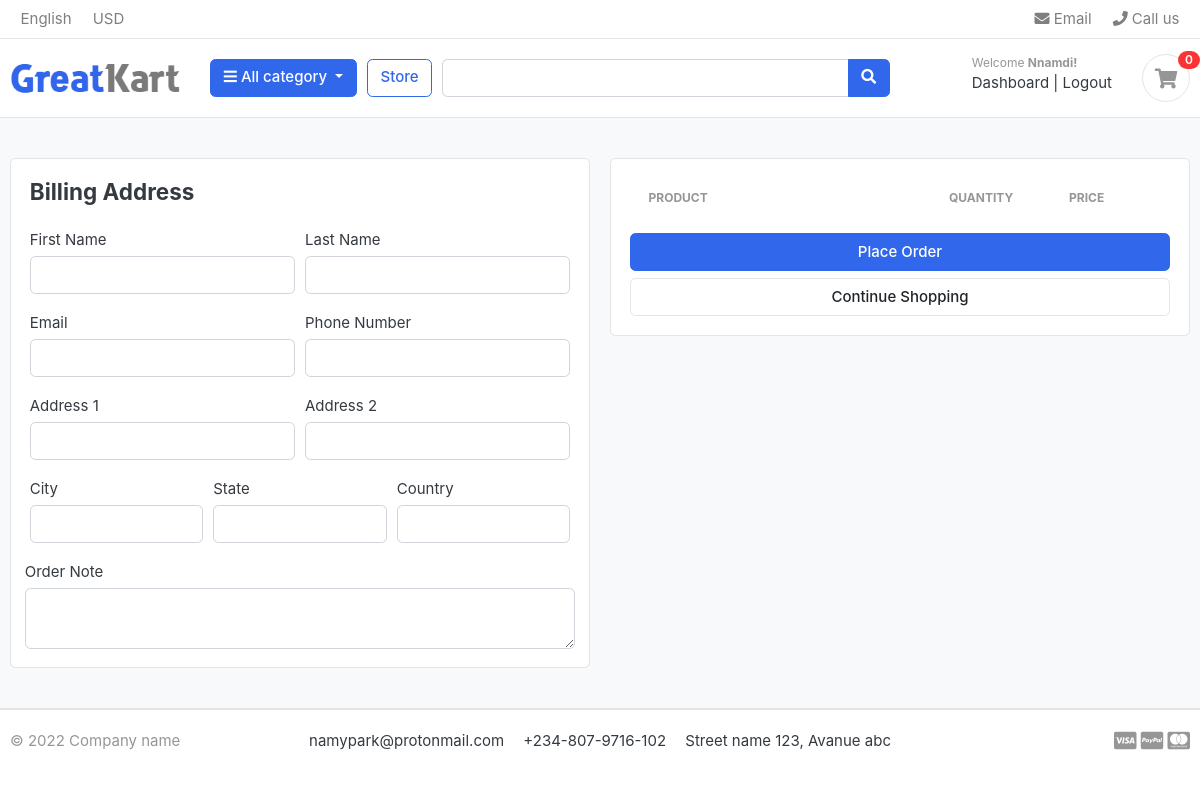
The page /carts/checkout/ (signed in) on the database as committed earlier.
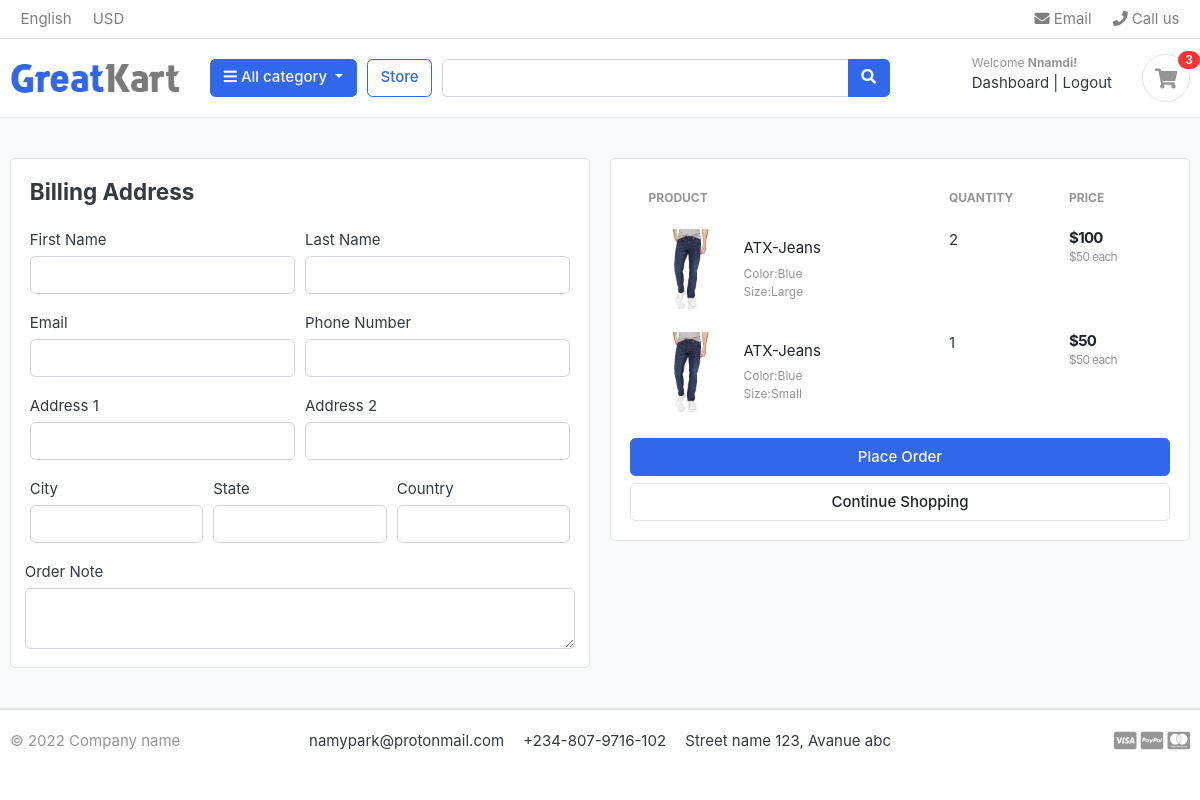
The same page on the database as committed later.
### carts/models.py (models this page shows, shortened)
class CartItem(models.Model):
    user = models.ForeignKey(Account, on_delete=models.CASCADE, null=True)
    product = models.ForeignKey(Product, on_delete=models.CASCADE)
    variations = models.ManyToManyField(Variation, blank=True)
    cart = models.ForeignKey(Cart, on_delete=models.CASCADE)
    quantity = models.IntegerField()
    is_active = models.BooleanField(default=True)
    def sub_total(self):
        return self.product.price * self.quantity

### store/models.py (models this page shows, shortened)
class Product(models.Model):
    product_name = models.CharField(max_length=200, unique=True)
    description = models.TextField(max_length=200, null=True)
    slug = models.SlugField(max_length=200, unique=True)
    price = models.IntegerField()
    images = models.ImageField(upload_to="photos/products")
    stock = models.IntegerField()
    is_available = models.BooleanField(default=True)
    category = models.ForeignKey(Category, on_delete=models.CASCADE, null=True)
    created_date = models.DateTimeField(auto_now_add=True)
    modified_date = models.DateTimeField(auto_now=True)
    def get_absolute_url(self):
        return reverse(
            "product_detail",
            kwargs={"product_slug": self.slug, "category_slug": self.category.slug},
        )

class Variation(models.Model):
    product = models.ForeignKey(Product, on_delete=models.CASCADE)
    variation_category = models.CharField(max_length=100, choices=choices)
    variation_value = models.CharField(max_length=100)
    is_active = models.BooleanField(default=True)
    created_date = models.DateField(auto_now=True)
    objects = VariationManager()

### carts/views.py (the view)
# urls.py: path("checkout/", views.checkout, name="checkout"),
@login_required(login_url="login")
def checkout(request, total_price=0, quantity=0, cart_items=None):
    try:
        if request.user.is_authenticated:
            cart_items = CartItem.objects.filter(is_active=True, user=request.user)
        else:
            cart = Cart.objects.get(cart_id=_cart_id(request))
            cart_items = CartItem.objects.filter(cart=cart, is_active=True)
        for cart_item in cart_items:
            total_price += round(cart_item.product.price * cart_item.quantity, 2)
            quantity += cart_item.quantity
        tax = round((total_price * 2) / 100, 2)
        total = round(tax + total_price, 2)
    except CartItem.DoesNotExist:
        pass
    context = {
        "total_price": total_price,
        "total": total,
        "tax": tax,
        "quantity": quantity,
        "cart_items": cart_items,
    }
    return render(request, "carts/checkout.html", context)

### carts/context_processors.py (called while the page is built)
def cart_quantity(request):
    quantity = 0
    if "admin" in request.path:
        return {}
    else:
        try:
            cart = Cart.objects.filter(cart_id=_cart_id(request))
            if request.user.is_authenticated:
                cart_items = CartItem.objects.all().filter(user=request.user)
            else:
                cart_items = CartItem.objects.all().filter(cart=cart[:1])
            for item in cart_items:
                quantity += item.quantity
        except Cart.DoesNotExist:
            quantity = 0
    return {"quantity": quantity}

### carts/views.py (called while the page is built)
def _cart_id(request):
    cart = request.session.session_key
    if not cart:
        cart = request.session.create()
    return cart

### category/context_processors.py (called while the page is built)
def menu_links(request):
    links = Category.objects.all()
    return dict(links=links)

### category/models.py (called while the page is built)
    def get_absolute_url(self):
        return reverse("products_by_category", kwargs={"category_slug": self.slug})

### carts/templates/carts/checkout.html (shortened to what the changed rows need)
{% extends "ecommerce/base.html" %} {% load static %}{% block content %}
<section class="section-content padding-y bg">
  <div class="container">
    <div class="row">
      <aside class="col-lg-6">
        <div class="card">
          <div class="card-body">
            <table class="table table-borderless table-shopping-cart">
                <thead class="text-muted">
                  <tr class="small text-uppercase">
                    <th scope="col">Product</th>
                    <th scope="col" width="120">Quantity</th>
                    <th scope="col" width="120">Price</th>
                  </tr>
                </thead>
                <tbody>
                  {% for item in cart_items %}
                  <tr>
                    <td>
                      <figure class="itemside align-items-center">
                        <div class="aside">
                          <img src="{{ item.product.images.url }}" class="img-sm" />
                        </div>
                        <figcaption class="info">
                          <a
                            href="{{ item.product.get_absolute_url }}"
                            class="title text-dark"
                            >{{ item.product.product_name}}</a
                          >
                          <p class="text-muted small">
                            {% if item.variations.all %}
                              {% for i in item.variations.all %}
                                {{i.variation_category | capfirst }}:{{i.variation_value | capfirst }} <br>
                              {% endfor %}
                            {% endif %}
                          </p>
                        </figcaption>
                      </figure>
                    </td>
                    <td>
                     <label for="">{{item.quantity}}</label>
                    </td>
                    <td>
                      <div class="price-wrap">
                        <var class="price">${{ item.sub_total }}</var>
                        <small class="text-muted">
                          ${{ item.product.price }} each
                        </small>
                      </div>
                    </td>
                  </tr>
                  {% endfor %}
                </tbody>
              </table>
          </div>
        </div>
      </aside>
    </div>
  </div>
</section>
{% endblock %}

### ecommerce/templates/ecommerce/navbar.html (shortened to what this page needs)
{% load static %}
<header class="section-header">
  <nav class="navbar p-md-0 navbar-expand-sm navbar-light border-bottom">
    <div class="container">
      <div class="collapse navbar-collapse" id="navbarTop4">
        <ul class="navbar-nav mr-auto">
          <li class="nav-item dropdown">
            <a href="#" class="nav-link"> English </a>
          </li>
          <li class="nav-item dropdown">
            <a href="#" class="nav-link"> USD </a>
          </li>
        </ul>
        <ul class="navbar-nav">
          <li>
            <a href="#" class="nav-link">
              <i class="fa fa-envelope"></i> Email
            </a>
          </li>
          <li>
            <a href="#" class="nav-link">
              <i class="fa fa-phone"></i> Call us
            </a>
          </li>
        </ul>
      </div>
    </div>
  </nav>
  <section class="header-main border-bottom">
    <div class="container">
      <div class="row align-items-center">
        <div class="col-lg-2 col-md-3 col-6">
          <a href="{% url 'index' %}" class="brand-wrap">
          <img class="logo" src="{% static './images/logo.png' %}" />
          </a>
        </div>
        <div class="col-lg col-sm col-md col-6 flex-grow-0">
          <div class="category-wrap dropdown d-inline-block float-right">
            <button
              type="button"
              class="btn btn-primary dropdown-toggle"
              data-toggle="dropdown"
            >
              <i class="fa fa-bars"></i> All category
            </button>
          </div>
        </div>
        <a href="{% url 'store' %}" class="btn btn-outline-primary">Store</a>
        <div class="col-lg col-md-6 col-sm-12 col">
          <form action="{% url 'search_store' %}" class="search" method="GET">
            <div class="input-group w-100">
              <input
                type="text"
                class="form-control"
                style="width: 60%"
                placeholder="{{search_query}}"
                name='search'
                value="{{search_query}}"
              />
              <div class="input-group-append">
                <button class="btn btn-primary" type="submit">
                  <i class="fa fa-search"></i>
                </button>
              </div>
            </div>
          </form>
        </div>
        <div class="col-lg-3 col-sm-6 col-8 order-2 order-lg-3">
          <div class="d-flex justify-content-end mb-3 mb-lg-0">
            <div class="widget-header">
              {% if request.user.is_authenticated %}
              <small class="title text-muted">Welcome <b>{{request.user.first_name | capfirst}}</b><b>!</b></small>
              <div>
                <a href="{% url 'dashboard' %}"> Dashboard</a><span class="dark-transp"> | </span>
                <a href="{% url 'logout' %}">Logout</a>
                {% else %}
                <small class="title text-muted">Welcome <b>guest!</b></small>
              <div>
                <a href="{% url 'login' %}">Sign in</a>
                <span class="dark-transp"> | </span>
                <a href="{% url 'register' %}"> Register</a>
                {% endif %}
              </div>
            </div>
            <a href="{% url 'cart' %}" class="widget-header pl-3 ml-3">
              <div class="icon icon-sm rounded-circle border">
                <i class="fa fa-shopping-cart"></i>
              </div>
              {% if quantity %}
              <span class="badge badge-pill badge-danger notify"
                >{{quantity}}</span
              >
              {% else %}
              <span class="badge badge-pill badge-danger notify">0</span>
              {% endif %}
            </a>
          </div>
        </div>
      </div>
    </div>
  </section>
</header>

Rows that differ between the two databases and show on the page:
added CartItem: product.images (picture), product.product_name "ATX-Jeans", quantity "2", sub_total "100", product.price "50"
now on this page (row unchanged): Variation: variation_category "Color", variation_value "Blue"
now on this page (row unchanged): Variation: variation_category "Size", variation_value "Large", shown under "ATX-Jeans"
added CartItem: product.images (picture), product.product_name "ATX-Jeans", quantity "1", sub_total "50", product.price "50"
now on this page (row unchanged): Variation: variation_category "Size", variation_value "Small", shown under "ATX-Jeans"
Other text that changed with them:
{{ quantity }}: (not shown) → "3"
text no longer shown: "0"
